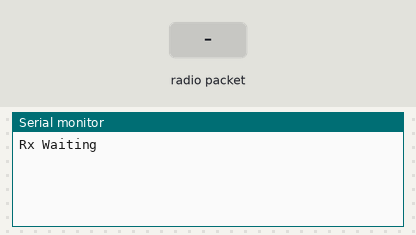
Bench run of a sketch on a simulated Arduino Uno, built with avr-gcc and run on an emulated ATmega328P. On the bench: the last lines printed to the serial monitor. The test bench sets the inputs (shaded band). No radio packets arrive unless stated.

Above: at 1.2 s.
1.3 s: radio packet "1" arrives
At 2.2 s:
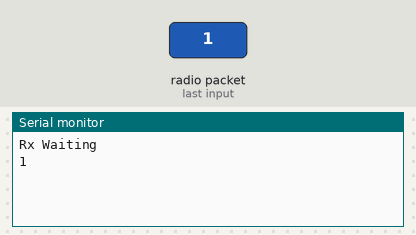
2.8 s: radio packet "0" arrives
At 3.4 s:
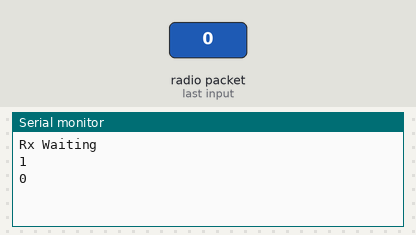
4.3 s: radio packet "2" arrives
At 5.7 s:
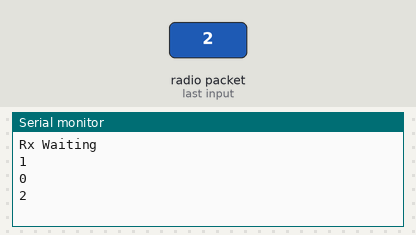

Measured:
- after the input at 1.3 s, the serial monitor: prints a new line at once (image 1)
- after the input at 2.8 s, the serial monitor: prints a new line at once (image 2)
- after the input at 4.3 s, the serial monitor: prints a new line at once (image 3)

The sketch:

Rx.ino
```cpp
#include <nRF24L01.h>
#include <RF24.h>
#include <RF24_config.h>
#include <SPI.h>

const int pinCE = 7;
const int pinCSN = 8;
RF24 radio(pinCE, pinCSN);

// Single radio pipe address for the 2 nodes to communicate.
const uint64_t pipe = 0xE8E8F0F0E1LL;

char data[16];

void setup(void)
{
   Serial.begin(2000000);
   radio.begin();
   radio.openReadingPipe(1,pipe);
   radio.setChannel(0x66);
   radio.setDataRate(RF24_2MBPS);
   radio.startListening();
   Serial.println("Rx Waiting");
}

void loop(void)
{
   if (radio.available())
   {
      radio.read(data, sizeof data);
      Serial.println(data);
   }
}


//radio.setChannel(0x66);
```
